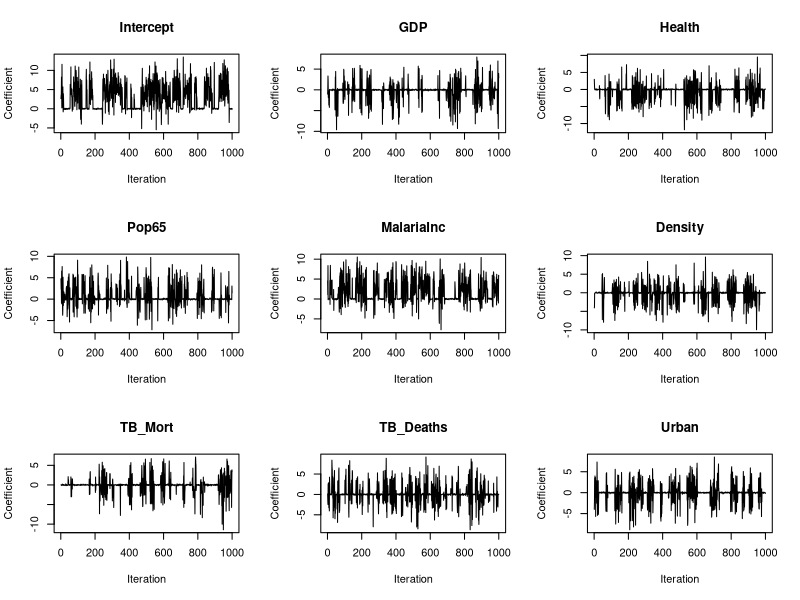
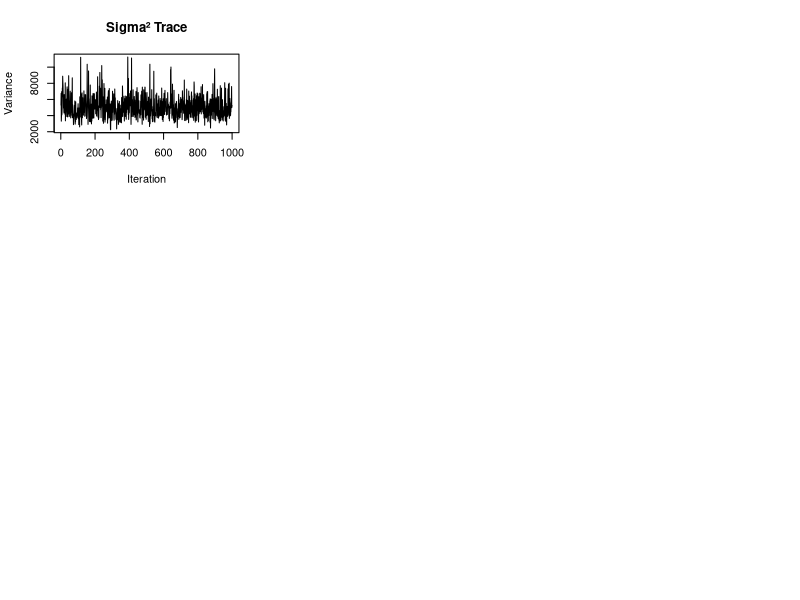
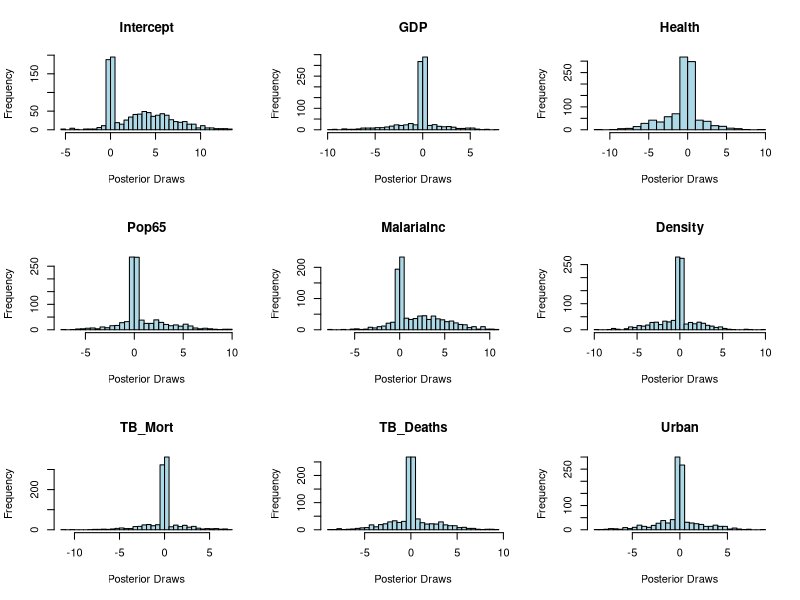
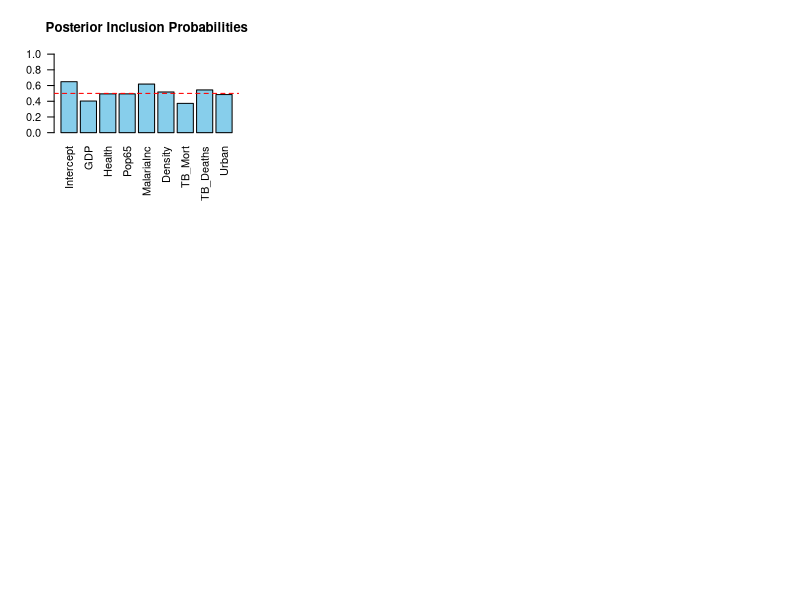

Recreate these plots in R, in order.
## ----- 0.  House-keeping -------------------------------------------------
# we simply took those from the original script 
nsave <- 1000
nburn <- 1000
ntot  <- nsave + nburn        # total Gibbs draws

tau0 <- 0.01                  # SSVS hyper-pars
tau1 <- 10
s0   <- 0.01                  # IG(a,b) prior on σ²
S0   <- 0.01

## ---- read and build Y, X ----
dat <- read.csv("data/processed/final_table_avg.csv")

Y <- as.matrix(dat$Estimate.y)       # response: malaria mortality (38 × 1)

X <- cbind(1,                                   # intercept
           scale(dat$GDP.per.capita..PPP..constant.2021.international...),
           scale(dat$Current.health.expenditure.per.capita..PPP..current.international...),
           scale(dat$rate.over65),
           scale(dat$Estimate.x),                # malaria incidence
           scale(dat$Population.density),
           scale(dat$Estimated.mortality.from.all.forms.of.tuberculosis.per.100.000.population),
           scale(dat$Estimated.number.of.deaths.from.all.forms.of.tuberculosis),
           scale(dat$Share.of.population.residing.in.urban.areas..HYDE.estimates.and.UN.projections.))

# scale normalizes all the predictor variables so they have mean 0 and sd 1.
# important: if we want to interpret the results for the prediction later, we need to descale again

# rename columns
colnames(X) <- c("Intercept","GDP","Health","Pop65","MalariaInc",
                 "Density","TB_Mort","TB_Deaths","Urban")

# check for missing values
NA_detect <- function (obj){ 
storeNa <- 0
  for (i in 1:ncol(obj)){
    for (j in 1:nrow(obj)){
      if (is.na(obj[j, i])){
        storeNa <- storeNa + 1
      }
    } 
  }  
  paste("You have currently: ", storeNa, "NAs in your object")
}

NA_detect(X)
#  oh no one missing value detected

# use mean imputation to assure computability

X[is.na(X[, "Health"]), "Health"] <- mean(X[, "Health"], na.rm = TRUE)
NA_detect(X) # looks better

## ---- check for multicolliniarity of the predictors ----

cor_matrix <- cor(X[,-1])  # Exclude the intercept
print(round(cor_matrix, 2))  # Rounded for readability

# nothing over 0.8 looks good


library(car)

# Fit a basic linear model (response can be arbitrary here, e.g., malaria deaths)
y_dummy <- dat$Estimated.number.of.malaria.deaths
lm_model <- lm(y_dummy ~ ., data = as.data.frame(X[,-1]))  # Exclude intercept manually
vif(lm_model) # nothing over 5 looks good

## ---- build actual model ----


N <- nrow(X)            # number of countries
K <- ncol(X)            # number of predictors

# section can stay the same because we use same object names 
A.OLS <- solve(crossprod(X))%*%crossprod(X,Y) # solve creates inverse so we have here (X'X)^-1 (X'Y) = \hat{\beta}. result is Matrix of OLS regression coefficients
SSE <- crossprod(Y-X%*%A.OLS) # analogous (Y-X\beta)'(Y-X\beta)
SIG.OLS <- SSE/(N-K) # estimate of error variance, N number observations,K number predictors

#In the next step, create storage matrices for Gibbs loop and initialize prior
gamma <- matrix(1,K,1) #indicators, start with full model
# we want to start with all predictors included. so we create a Kx1 Matrix filled with 1
sigma2.draw <- as.numeric(SIG.OLS) # converts to numeric if it wasn't already
V.prior <- diag(as.numeric(gamma*tau1+(1-gamma)*tau0)) # picks either tau1 or tau0 as prior variance for the variable


ALPHA.store <- matrix(NA,nsave,K) # creates matrix with NA entries, nsave rows, K columns
SIGMA.store <- matrix(NA,nsave,1) # creates matrix with NA entries, nsave rows, 1 columns
Gamma.store <- matrix(NA,nsave,K) # creates matrix with NA entries, nsave rows, K columns

for (irep in 1:ntot){
  #Draw ALPHA given rest from multivariate normal
  # we need to create the meand and variances to draw from the distribution ntot times
  V.post <- solve(crossprod(X)*1/sigma2.draw+diag(1/diag(V.prior)))
  # constructing posterior variance according to multivariate formula V.post = (1/\sigma^2 * X'X + V^-1.prior)^-1
  A.post <- V.post%*%(crossprod(X,Y)*1/sigma2.draw)
  # computes the posterior mean using the formula
  A.draw <- A.post+t(chol(V.post))%*%rnorm(K)
  # draws sample from multivariate noraml distribution
  
  #Draw indicators conditional on ALPHA
  for (jj in 1:K){
    p0 <- dnorm(A.draw[[jj]],0,sqrt(tau0)) # Probability under "exclude" prior
    p1 <- dnorm(A.draw[[jj]],0,sqrt(tau1)) # Probability under "include" prior
    p11 <- p1/(p0+p1) # Posterior inclusion probability
    
    if (p11>runif(1)) gamma[[jj]] <- 1 else gamma[[jj]] <- 0 # Bernoulli draw
  }
  #Construct prior VC matrix conditional on gamma
  V.prior <- diag(as.numeric(gamma*tau1+(1-gamma)*tau0))
  
  #Simulate sigma2 from inverse Gamma
  S.post <- crossprod(Y-X%*%A.draw)/2+S0
  s.post <- S0+N/2
  sigma2.draw <- 1/rgamma(1,s.post,S.post)  
  
  if (irep>nburn){
    ALPHA.store[irep-nburn,] <- A.draw
    SIGMA.store[irep-nburn,] <- sigma2.draw
    Gamma.store[irep-nburn,] <- gamma
  }
  print(irep)
}


#Calculate posterior inclusion probabilities
PIP.mean <- apply(Gamma.store,2,mean)
A.mean <- apply(ALPHA.store,2,mean)
SIG.mean <- apply(SIGMA.store,2,mean)


# ----ideas for description----

par(mfrow=c(3,3))  # arrange plots

for (k in 1:K){
  plot(ALPHA.store[,k], type='l',
       main=colnames(X)[k],
       xlab="Iteration", ylab="Coefficient")
}


plot(SIGMA.store, type='l', main="Sigma² Trace", xlab="Iteration", ylab="Variance")


# Combine and display
importance <- data.frame(Variable = colnames(X),
                         PIP = round(PIP.mean, 3),
                         PostMean = round(A.mean, 3))

print(importance[order(-importance$PIP), ])  # Sort by importance



par(mfrow=c(3,3))
for (k in 1:K){
  hist(ALPHA.store[,k], main=colnames(X)[k],
       xlab="Posterior Draws", breaks=30, col="lightblue")
}



summary(ALPHA.store)
summary(SIGMA.store)
summary(Gamma.store)


barplot(PIP.mean, names.arg=colnames(X), las=2, col="skyblue",
        main="Posterior Inclusion Probabilities", ylim=c(0,1))
abline(h=0.5, col="red", lty=2)
